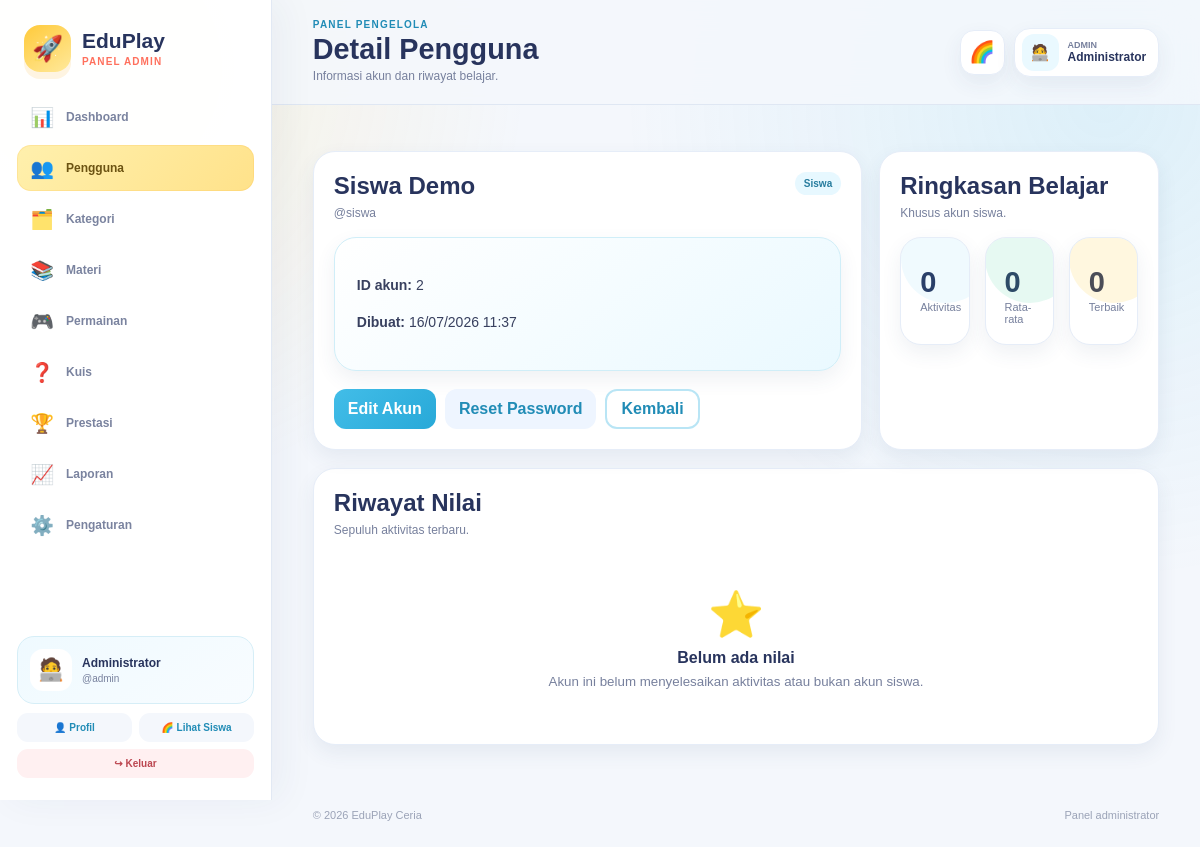
The page /admin/user/detail.php?id=2 (signed in) on the database its author committed.
### tables this page shows
CREATE TABLE users(id INT AUTO_INCREMENT PRIMARY KEY,nama VARCHAR(120) NOT NULL,username VARCHAR(80) UNIQUE NOT NULL,password VARCHAR(255) NOT NULL,role ENUM('admin','siswa') DEFAULT 'siswa',created_at DATETIME DEFAULT CURRENT_TIMESTAMP);

### config/helper.php (called while the page is built, shortened)
<?php
function e(mixed $value): string { return htmlspecialchars((string)($value ?? ''), ENT_QUOTES, 'UTF-8'); }
function url(string $path=''): string { return BASE_URL . '/' . ltrim($path, '/'); }
function format_date_id(?string $date): string {
    $timestamp = strtotime($date);
    return $timestamp ? date('d/m/Y H:i', $timestamp) : $date;
}

### admin/user/detail.php (the view)
<?php
require_once __DIR__.'/../../config/auth.php';require_once __DIR__.'/../../config/database.php';require_once __DIR__.'/../../config/helper.php';require_admin();
$pdo=db();$id=max(0,(int)($_GET['id']??0));if(!$pdo||!$id){flash('error','Pengguna tidak ditemukan.');redirect('admin/user/index.php');}
$s=$pdo->prepare('SELECT id,nama,username,role,created_at FROM users WHERE id=?');$s->execute([$id]);$row=$s->fetch();if(!$row){flash('error','Pengguna tidak ditemukan.');redirect('admin/user/index.php');}
$summary=['total'=>0,'avg'=>0,'best'=>0];$scores=[];
if($row['role']==='siswa'){$s=$pdo->prepare('SELECT COUNT(*) total,COALESCE(ROUND(AVG(skor)),0) avg_score,COALESCE(MAX(skor),0) best FROM nilai WHERE user_id=?');$s->execute([$id]);$x=$s->fetch();$summary=['total'=>(int)$x['total'],'avg'=>(int)$x['avg_score'],'best'=>(int)$x['best']];$s=$pdo->prepare('SELECT jenis,skor,created_at FROM nilai WHERE user_id=? ORDER BY id DESC LIMIT 10');$s->execute([$id]);$scores=$s->fetchAll();}
$adminPageTitle='Detail Pengguna';$adminPageDescription='Informasi akun dan riwayat belajar.';$adminActive='user';include __DIR__.'/../../includes/admin_header.php';
?>
<div class="admin-columns"><section class="admin-card"><div class="admin-card-head"><div><h2><?=e($row['nama'])?></h2><p>@<?=e($row['username'])?></p></div><span class="role-badge <?=e($row['role'])?>"><?=e(ucfirst($row['role']))?></span></div><div class="content-card sky"><p><strong>ID akun:</strong> <?= (int)$row['id'] ?></p><p><strong>Dibuat:</strong> <?=e(format_date_id($row['created_at']))?></p></div><div class="admin-form-actions"><a class="btn" href="<?=url('admin/user/edit.php?id='.$id)?>">Edit Akun</a><a class="btn ghost" href="<?=url('admin/user/reset-password.php?id='.$id)?>">Reset Password</a><a class="btn outline" href="<?=url('admin/user/index.php')?>">Kembali</a></div></section>
<section class="admin-card"><div class="admin-card-head"><div><h2>Ringkasan Belajar</h2><p>Khusus akun siswa.</p></div></div><div class="admin-grid" style="grid-template-columns:repeat(3,1fr)"><div class="admin-stat"><strong><?=$summary['total']?></strong><span>Aktivitas</span></div><div class="admin-stat mint"><strong><?=$summary['avg']?></strong><span>Rata-rata</span></div><div class="admin-stat sun"><strong><?=$summary['best']?></strong><span>Terbaik</span></div></div></section></div>
<section class="admin-card" style="margin-top:18px"><div class="admin-card-head"><div><h2>Riwayat Nilai</h2><p>Sepuluh aktivitas terbaru.</p></div></div><?php if($scores):?><div class="admin-table-wrap"><table><thead><tr><th>Aktivitas</th><th>Skor</th><th>Waktu</th></tr></thead><tbody><?php foreach($scores as $score):?><tr><td><?=e($score['jenis'])?></td><td><strong><?=$score['skor']?></strong></td><td><?=e(format_date_id($score['created_at']))?></td></tr><?php endforeach;?></tbody></table></div><?php else:?><div class="admin-empty"><span>⭐</span><strong>Belum ada nilai</strong><small>Akun ini belum menyelesaikan aktivitas atau bukan akun siswa.</small></div><?php endif;?></section>
<?php include __DIR__.'/../../includes/admin_footer.php'; ?>

### assets/css/style.css (style rules this page uses)
:root { --sun:#ffca3a; --sun-deep:#f5a623; --coral:#ff705d; --sky:#42bde8; --sky-deep:#218cb6; --mint:#4fd2a2; --mint-deep:#249872; --violet:#8b7cf6; --navy:#28345d; --ink:#38405f; --muted:#77809d; --paper:#ffffff; --canvas:#f5f9ff; --canvas-warm:#fff9e9; --line:#e6edf8; --danger:#ef5b67; --success:#34b27b; --shadow-sm:0 8px 20px rgba(51,72,116,.08); --shadow:0 18px 45px rgba(51,72,116,.13); --shadow-pop:0 14px 0 rgba(42,52,93,.05),0 22px 50px rgba(51,72,116,.16); --radius-sm:14px; --radius:22px; --radius-lg:32px; --sidebar:260px; font-family:"Nunito","Arial Rounded MT Bold","Trebuchet MS",Arial,sans-serif; }
* { box-sizing:border-box }
html { scroll-behavior:smooth;background:var(--canvas) }
body { margin:0;color:var(--ink);background: radial-gradient(circle at 5% 5%,rgba(255,202,58,.18),transparent 24rem), radial-gradient(circle at 95% 12%,rgba(66,189,232,.16),transparent 28rem), var(--canvas);min-height:100vh }
a { color:inherit }
button,a { -webkit-tap-highlight-color:transparent }
.content-card { background:rgba(255,255,255,.95);border:1px solid rgba(226,234,246,.95);border-radius:var(--radius);padding:22px;box-shadow:var(--shadow-sm);margin:14px 0 }
.content-card p,.content-card li { font:14px/1.65 Arial,sans-serif }
.content-card.sky { background:linear-gradient(145deg,#fff,#eaf9ff);border-color:#d0eef8 }
.big-btn,.action-btn,.btn { display:inline-flex;align-items:center;justify-content:center;gap:8px;min-height:48px;border:0;border-radius:16px;padding:11px 18px;text-align:center;text-decoration:none;font-weight:900;cursor:pointer;transition:.17s transform,.17s filter,.17s box-shadow }
.big-btn.blue,.btn { background:linear-gradient(135deg,var(--sky),#28a9d8);color:#fff }
.big-btn.outline,.action-btn.outline,.btn.outline { background:#fff;border:2px solid #b9e5f5;color:var(--sky-deep);box-shadow:none }
.btn { min-height:40px;border-radius:12px;padding:9px 14px }
.btn.ghost { background:#eef5ff;color:var(--sky-deep) }

### assets/css/admin.css (style rules this page uses)
:root { --admin-sidebar:272px }
.admin-body { background:radial-gradient(circle at 8% 8%,rgba(255,202,58,.14),transparent 27rem),radial-gradient(circle at 92% 12%,rgba(66,189,232,.13),transparent 30rem),#f4f7fc }
.admin-grid { display:grid;grid-template-columns:repeat(4,minmax(0,1fr));gap:15px }
.admin-stat { position:relative;overflow:hidden;background:#fff;border:1px solid var(--line);border-radius:21px;padding:19px;box-shadow:var(--shadow-sm) }
.admin-stat:after { content:"";position:absolute;right:-22px;top:-25px;width:90px;height:90px;border-radius:50%;background:rgba(66,189,232,.08) }
.admin-stat strong { display:block;margin-top:9px;color:var(--navy);font-size:29px }
.admin-stat span { display:block;margin-top:2px;color:var(--muted);font:11px Arial,sans-serif }
.admin-stat.sun:after { background:rgba(255,202,58,.16) }
.admin-stat.mint:after { background:rgba(79,210,162,.14) }
.admin-columns { display:grid;grid-template-columns:minmax(0,1.45fr) minmax(280px,.55fr);gap:17px;margin-top:18px }
.admin-card { background:#fff;border:1px solid var(--line);border-radius:22px;padding:20px;box-shadow:var(--shadow-sm) }
.admin-card h2,.admin-card h3 { margin:0;color:var(--navy) }
.admin-card-head { display:flex;align-items:flex-start;justify-content:space-between;gap:12px;margin-bottom:15px }
.admin-card-head p { margin:4px 0 0;color:var(--muted);font:12px/1.5 Arial,sans-serif }
.role-badge,.status-badge { display:inline-flex;align-items:center;padding:6px 9px;border-radius:999px;font:900 10px Arial,sans-serif }
.role-badge.siswa { background:#e7f8ff;color:#267c9e }
.admin-empty { text-align:center;padding:34px 18px;color:var(--muted) }
.admin-empty span { display:block;font-size:45px;margin-bottom:8px }
.admin-empty strong { display:block;color:var(--navy);margin-bottom:5px }
.admin-form-actions { display:flex;gap:9px;flex-wrap:wrap;margin-top:18px }

### rows shown on the page
users: nama "Siswa Demo", username "siswa", role "Siswa", id "2", created_at "16/07/2026 11:37"

### other values the page prints
$icon "📊"
$label "Dashboard"
$icon "👥"
$label "Pengguna"
$icon "🗂️"
$label "Kategori"
$icon "📚"
$label "Materi"
$icon "🎮"
$label "Permainan"
$icon "❓"
$label "Kuis"
$icon "🏆"
$label "Prestasi"
$icon "📈"
